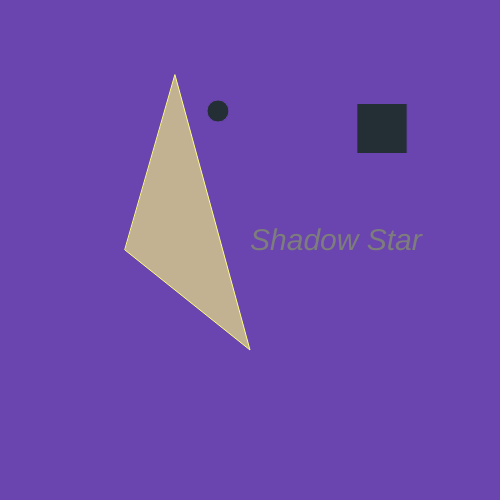
Frame 1 (no input)
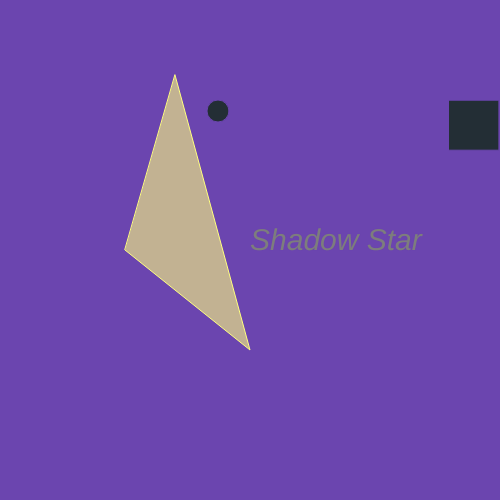
Frame 60 (no input)
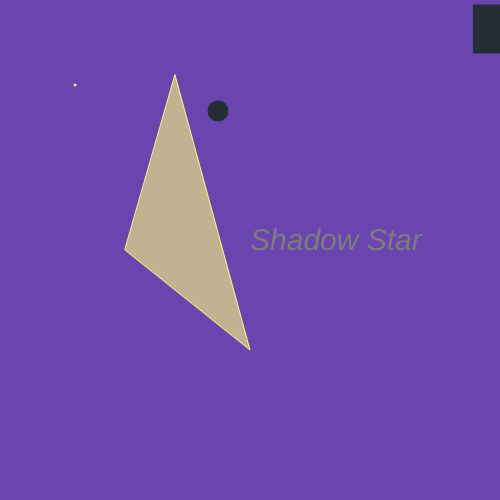
Frame 120 (the mouse pressed at the canvas centre since frame 60)

The p5.js sketch that drew these frames (run headless with seeded random() and noise() and a simulated clock; from frame 60 on, the mouse is pressed at the canvas centre):

// p5.js sketch
// ── sketch.js
//The setup function only happens once

var diam1=0;


function setup() {
  createCanvas(500,500); //create a 500px X 500px canvas
 
 }


function draw() {
  background(107,69,175);
  stroke(255,255,127); // an RGB color for the circle's border
  fill(255,255,127,150); // an RGB color for the inside of the circle (the last number refers to transparency (min. 0, max. 255))
  triangle(175,75,250,350,125,250);
  ellipse(75,85,diam1,diam1); // center of canvas, 20px dia
  fill(35,46,53);
  stroke (107,69,175);
  rect(random(width),random(height),50,50);
  ellipse (218,111,22); 
  fill(125);
  textFont('Helvetica');
  textSize(30);
  textStyle(ITALIC);
  text('Shadow Star',250,250);
  fill(255);
  
  

}


function mousePressed(){
if (diam1>=100){
  diam1=0;
  }else{
  diam1=diam1+2;
}

}

// ── animation.html
<!DOCTYPE html>
<html>
<head>
	<!DOCTYPE html>
<html>
<head>
	<iframe width="560" height="315" src="https://www.youtube.com/embed/zsylbxdVKsc?si=W3PG75mEMbENRiOi" title="YouTube video player" frameborder="0" allow="accelerometer; autoplay; clipboard-write; encrypted-media; gyroscope; picture-in-picture; web-share" referrerpolicy="strict-origin-when-cross-origin" allowfullscreen></iframe>
</head>	
<link rel="stylesheet" type="text/css" href="style.css">
</head>	

<li> <a href="index.html">Home Page</a> </li>
// ── audio.html
<!DOCTYPE html>
<html>
<head>
	<meta charset="utf-8">
	<meta name="viewport" content="width=device-width, initial-scale=1">
	<title>Interview</title>
	<link rel="stylesheet" type="text/css" href="style.css"> 
</head>

<body> 
	<h1>interview</h1>
	<p>interview with shadow star</p>
	<iframe width="100%" height="300" scrolling="no" frameborder="no" allow="autoplay" src="https://w.soundcloud.com/player/?url=https%3A//api.soundcloud.com/tracks/1845778542&color=%23ff5500&auto_play=false&hide_related=false&show_comments=true&show_user=true&show_reposts=false&show_teaser=true&visual=true"></iframe><div style="font-size: 10px; color: #cccccc;line-break: anywhere;word-break: normal;overflow: hidden;white-space: nowrap;text-overflow: ellipsis; font-family: Interstate,Lucida Grande,Lucida Sans Unicode,Lucida Sans,Garuda,Verdana,Tahoma,sans-serif;font-weight: 100;"><a href="https://soundcloud.com/mikej-2016" title="MikeJ 2016" target="_blank" style="color: #cccccc; text-decoration: none;">MikeJ 2016</a> · <a href="https://soundcloud.com/mikej-2016/mike-w-audio-project" title="Mike W Audio Project" target="_blank" style="color: #cccccc; text-decoration: none;">Mike W Audio Project</a></div> 
	</br> <a href="index.html">Home Page</a>
</body>
</html>
// ── siteinfo.html
<!DOCTYPE html>
<html>
<link rel="stylesheet" type="text/css" href="style.css">
<head>
<p>
His name is Shadow star, and he has bright greenish-yellow skin and ears a purple nose and pink lips.</p>
<p> He lives in the tunnels underneath grand Central Terminal in New York City.</p>

<p> The environment sounds like a subway tunnel you can hear the distant sounds of hustle and bustle of people in the station above.  You can hear train horns.  And you can hear the organ being played by these creatures. </p> 

<p> Like his kin he is an introverted individual who wants to be left alone by the human world.  He is not mean or harmful if he invites you in but if he feels you present a threat, he will attack you by any means necessary.  This creature and his kin put a lot of work into building their world and like any beings want it respected. </p> 

<p> This creature can shift its facial parts by throwing its eyes ears mouth lips and ears around and bouncing them off the walls like a game of pong. They can also use this ability as a weapon if necessary. </p> 

<img src="images/barsubway.jpg" width="300px"alt Bar train>



<li> <a href="index.html">Home Page</a> </li>




// ── style.css
body {background-color:#C0968D;} 
 h1{color: #0425DE; font-family:IMPACT; font-size:25px;
 	text-align: center;}

	body{font-size: 30px;}
 	p{color:#342C2E;
 	padding:16px;
 	text-align: center;}



 	img {background-color:#0425DE;}
 	
 	li {display: inline;}
 
 ul{list-style: none; 
 background-color: #63A5CD;} 

 img{border-color: #EOOED7;
 border-image-width: 8px;
 background-color: #F8E097;
 padding:11PX;}


h1{color: #E00ED7;
  font-family: impact;
  margin-bottom: 61px;}



a{text-decoration: none;
color: EOOED7; font-family: HELVTICA;
padding: 25PX;}

img{display: block;
margin: auto;}
